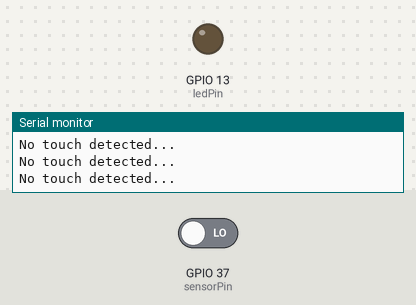
Recording of a program running on a simulated ESP32. Parts: output pins drawn as LEDs (lit = HIGH), the last lines printed to the serial monitor. The test bench sets the inputs (shaded band); at power-on: GPIO 37 (sensorPin) LOW.

Above: at 1.2 s.
1.3 s: GPIO 37 (sensorPin) driven HIGH
At 1.8 s:
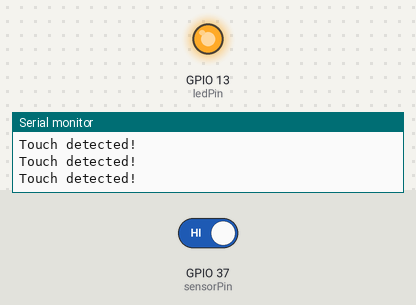
2.8 s: GPIO 37 (sensorPin) driven LOW
At 3.1 s:
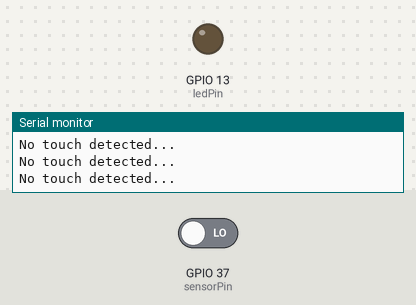
Timing chart, 0 to 5.8 s (numbered marks = the images above; inputs shaded):
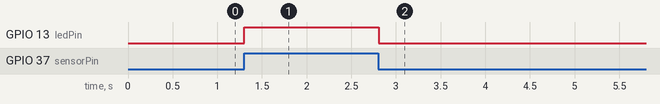

Measured:
- after the input at 1.3 s, GPIO 13 (ledPin): LOW → HIGH at once
- after the input at 2.8 s, GPIO 13 (ledPin): HIGH → LOW at once

The program:

main.cpp
```cpp
/*
jmf277: Keep this unused starter sketch disabled while running the sensor programs.
#include <Arduino.h>

// put function declarations here:
int myFunction(int, int);

void setup() {
  // put your setup code here, to run once:
  int result = myFunction(2, 3);
}

void loop() {
  // put your main code here, to run repeatedly:
}

// put function definitions here:
int myFunction(int x, int y) {
  return x + y;
}
*/
```

potentiometer.cpp
```cpp
/*
// jmf277: Completed from the course's value.cpp starter and renamed as the handout requests.
// jmf277: Enable only one sensor sketch at a time; keep the other .cpp files block-commented.
#include <Arduino.h>

// jmf277: Feather A1 is GPIO 25 and receives the potentiometer module's OUT/AO signal.
const int sensorPin = A1;

void setup() {
    // jmf277: Start serial output at the monitor's configured 115200 baud.
    Serial.begin(115200);

    // jmf277: Select 12-bit readings, giving 4096 possible integer codes from 0 through 4095.
    analogReadResolution(12);

    // jmf277: Use the widest ADC attenuation range for the potentiometer powered from 3.3 V.
    analogSetPinAttenuation(sensorPin, ADC_11db);
}

void loop() {
    // jmf277: Read one raw ADC value from the potentiometer's signal pin.
    int sensorValue = analogRead(sensorPin);

    // jmf277: Print the integer reading so rotating the knob can be checked in the serial monitor.
    Serial.print("ADC: ");
    Serial.println(sensorValue);

    // jmf277: Wait 100 milliseconds between readings, giving approximately ten updates per second.
    delay(100);
}
*/
```

touch.cpp
```cpp
// jmf277: Adapted from the touch example shown in the Lab 3 introduction video.
// jmf277: Enable only one sensor sketch at a time; keep the other .cpp files block-commented.
#include <Arduino.h>
// jmf277: Include the Arduino functions used by this PlatformIO C++ program.

// jmf277: Read the touch module's digital output on Feather A1, which is GPIO 25.
const int sensorPin = A1;

// jmf277: GPIO 13 controls the Feather ESP32 V2's onboard red LED.
const int ledPin = 13;

void setup() {
    // jmf277: Start serial output at the same 115200 baud configured for the monitor.
    Serial.begin(115200);

    // jmf277: Configure A1 as an input for the touch module's HIGH/LOW signal.
    pinMode(sensorPin, INPUT);

    // jmf277: Configure the onboard LED pin as an output so the program can control it.
    pinMode(ledPin, OUTPUT);
}

void loop() {
    // jmf277: Sample the module's current digital state: HIGH when touched, LOW when released.
    int sensorValue = digitalRead(sensorPin);

    if (sensorValue == HIGH) {
        // jmf277: Report contact and turn the onboard LED on.
        Serial.println("Touch detected!");
        digitalWrite(ledPin, HIGH);
    } else {
        // jmf277: Report no contact and turn the onboard LED off.
        Serial.println("No touch detected...");
        digitalWrite(ledPin, LOW);
    }

    // jmf277: Wait 50 milliseconds before checking again; the LED keeps its current state meanwhile.
    delay(50);
}
```

voltage.cpp
```cpp
/*
// jmf277: Completed from the course's voltage.cpp starter using the lab's voltage-estimation formula.
// jmf277: Enable only one sensor sketch at a time; keep the other .cpp files block-commented.
#include <Arduino.h>

// jmf277: Declare a floating-point conversion function so fractional voltages are preserved.
float voltage(float analogValue);

// jmf277: Reuse Feather A1/GPIO 25, so the potentiometer wiring stays the same as the raw-reading task.
const int sensorPin = A1;

// jmf277: Use the nominal 3.3 V sensor supply for the lab's estimate; this is not ADC calibration.
const float referenceVoltage = 3.3f;

// jmf277: A 12-bit reading has 4096 codes; 4095 is the maximum code used for endpoint scaling.
const float adcMaximum = 4095.0f;

void setup() {
    // jmf277: Start serial output at the monitor's configured 115200 baud.
    Serial.begin(115200);

    // jmf277: Keep the raw reading range consistent with the conversion denominator.
    analogReadResolution(12);

    // jmf277: Use the same ADC attenuation as the raw-reading program; near-rail saturation is possible.
    analogSetPinAttenuation(sensorPin, ADC_11db);
}

void loop() {
    // jmf277: Store the raw analog reading in an integer before converting or printing it.
    int sensorValue = analogRead(sensorPin);

    // jmf277: Convert the stored reading to an estimated voltage using floating-point arithmetic.
    float sensorVoltage = voltage(sensorValue);

    // jmf277: Show both the source reading and its estimated voltage, with three decimal places and units.
    Serial.print("ADC: ");
    Serial.print(sensorValue);
    Serial.print(" | Estimated voltage: ");
    Serial.print(sensorVoltage, 3);
    Serial.println(" V");

    // jmf277: Change the starter's 50 ms delay to 200 ms for approximately five readable updates per second.
    delay(200);
}

// jmf277: Map the nominal 0..4095 input range to 0..3.3 V; hardware accuracy must be checked separately.
float voltage(float analogValue) {
    float outputVoltage = (analogValue * referenceVoltage) / adcMaximum;
    return outputVoltage;
}
*/
```
